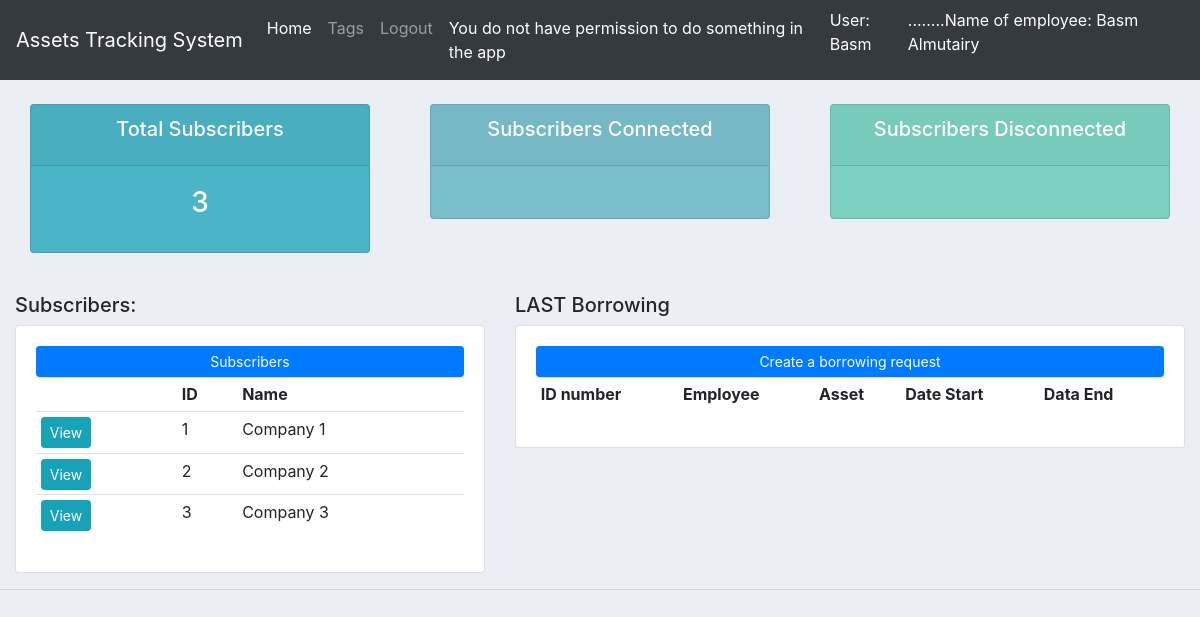
The app's page /assets (signed in) with its own data.
### assetstracking/models.py (models this page shows, shortened)
class Employee(models.Model):
    employee_id = models.IntegerField(null=True)
    employee_name = models.CharField(max_length=200, null=True)
    employee_email = models.CharField(max_length=200, null=True)
    user = models.OneToOneField(User, null=True, on_delete=models.CASCADE)
    subscriber_id = models.ForeignKey(Subscriber, null=True, on_delete= models.SET_NULL)

class Subscriber(models.Model):
    subscriber_id = models.IntegerField(null=True)
    subscriber_name = models.CharField(max_length=200, null=True)

### assetstracking/views.py (the view)
# urls.py: path('assets', views.home, name="assets"),
@login_required
def home(request):
    today = date.today()
    lastDay = Borrowing.objects.values('end_date')
    print("nnnnnnnnnn",lastDay)
    subscriber = Subscriber.objects.all()
    total_subscribers = subscriber.count()
    borrowing = Borrowing.objects.all()
    context = {'subscriber': subscriber, 'total_subscribers':total_subscribers, 'borrowing':borrowing }
    return render(request, 'assetstracking/home.html', context)

### assetstracking/templates/assetstracking/home.html (shortened to what this page needs)
{% extends 'assetstracking/main.html' %}
{% block content %}
{% include 'assetstracking/status.html' %}
<br>
<div class="row">
	<div class="col-md-5">
		<h5>Subscribers:</h5>
		<div class="card card-body">
			<a class="btn btn-primary  btn-sm btn-block" href="">Subscribers</a>
			<table class="table table-sm">
				<tr>
					<th></th>
					<th>ID </th>
					<th>Name</th>
				</tr>
				{% for i in subscriber %}
				<tr>
					<td><a class="btn btn-sm btn-info" href="{% url 'subscriber' i.subscriber_id %}">View</a></td>
					<td>{{i.subscriber_id}}</td>
					<td>{{i.subscriber_name}}</td>
				</tr>
				{% endfor %}
			</table>
		</div>
	</div>
	<div class="col-md-7">
		<h5>LAST Borrowing</h5>
		<div class="card card-body">
			<a class="btn btn-primary  btn-sm btn-block" href="{% url 'createBorrowing' %}">Create a borrowing request</a>
			<table class="table table-sm">
				<tr>
					<th>ID number</th>
					<th>Employee</th>
					<th>Asset</th>
					<th>Date Start</th>
					<th>Data End</th>
				</tr>
			</table>
		</div>
	</div>
</div>
{% endblock %}

### assetstracking/templates/assetstracking/navbar1.html (shortened to what this page needs)
<nav class="navbar navbar-expand-lg navbar-dark bg-dark">
  <a class="navbar-brand" href="#">Assets Tracking System</a>
  <div class="collapse navbar-collapse" id="navbarNav">
    <ul class="navbar-nav">
      <li class="nav-item active">
          <a class="nav-link" href="{% url 'index' %}">Home</a>
      </li>
      <li class="nav-item">
        <a class="nav-link" href="{% url 'tags' user.employee.subscriber_id.subscriber_id %}">Tags</a>
      </li>
      <li class="nav-item">
        <a class="nav-link" href="{% url 'logout' %}">Logout</a>
      </li>
      <li class="nav-item active">
        {% if perms.user.add_employee %}
              <a class="nav-link" href="{% url 'login' %}">You have permission to do something in the app</a>
          {% else %}
              <a class="nav-link" href="{% url 'login' %}">You do not have permission to do something in the app</a>
          {% endif %}
      </li>
	 {% if user.is_authenticated %}
       <li class="text-white nav-item active"> User: {{ user.get_username }}</li>
	   <li class="text-white nav-item active">........Name of employee: {{ user.employee.employee_name }}</li>
	 {% else %}
       <li><a href="{% url 'login'%}?next={{request.path}}">Login</a></li>
	 {% endif %}
    </ul>
  </div>
</nav>

### assetstracking/templates/assetstracking/main.html (style rules this page uses)
body { background-color: #ebeff5; }

### records on screen
Subscriber: subscriber_id "1", subscriber_name "Company 1"
Subscriber: subscriber_id "2", subscriber_name "Company 2"
Subscriber: subscriber_id "3", subscriber_name "Company 3"

### other values on screen
{{ user.get_username }} "Basm"
{{ user.employee.employee_name }} "Basm Almutairy"
{{ total_subscribers }} "3"
